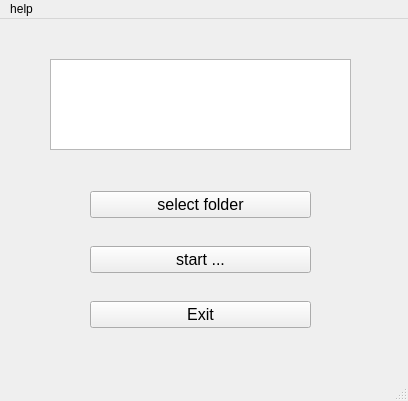
<?xml version="1.0" encoding="UTF-8"?>
<ui version="4.0">
 <class>MainWindow</class>
 <widget class="QMainWindow" name="MainWindow">
  <property name="geometry">
   <rect>
    <x>0</x>
    <y>0</y>
    <width>408</width>
    <height>401</height>
   </rect>
  </property>
  <property name="windowTitle">
   <string>MainWindow</string>
  </property>
  <widget class="QWidget" name="centralwidget">
   <widget class="QTextEdit" name="display">
    <property name="geometry">
     <rect>
      <x>50</x>
      <y>40</y>
      <width>301</width>
      <height>91</height>
     </rect>
    </property>
   </widget>
   <widget class="QWidget" name="">
    <property name="geometry">
     <rect>
      <x>90</x>
      <y>150</y>
      <width>221</width>
      <height>181</height>
     </rect>
    </property>
    <layout class="QVBoxLayout" name="verticalLayout">
     <item>
      <widget class="QPushButton" name="btn_1">
       <property name="font">
        <font>
         <pointsize>12</pointsize>
        </font>
       </property>
       <property name="text">
        <string>select folder</string>
       </property>
      </widget>
     </item>
     <item>
      <widget class="QPushButton" name="btn_2">
       <property name="font">
        <font>
         <pointsize>12</pointsize>
        </font>
       </property>
       <property name="text">
        <string>start ...</string>
       </property>
      </widget>
     </item>
     <item>
      <widget class="QPushButton" name="btn_3">
       <property name="font">
        <font>
         <pointsize>12</pointsize>
        </font>
       </property>
       <property name="text">
        <string>Exit</string>
       </property>
      </widget>
     </item>
    </layout>
   </widget>
  </widget>
  <widget class="QMenuBar" name="menubar">
   <property name="geometry">
    <rect>
     <x>0</x>
     <y>0</y>
     <width>408</width>
     <height>24</height>
    </rect>
   </property>
   <widget class="QMenu" name="menuhelp">
    <property name="title">
     <string>help</string>
    </property>
    <widget class="QMenu" name="menuabout">
     <property name="title">
      <string>about</string>
     </property>
     <addaction name="actionIt_places_each_file_in_its_own_folder"/>
    </widget>
    <addaction name="menuabout"/>
   </widget>
   <addaction name="menuhelp"/>
  </widget>
  <widget class="QStatusBar" name="statusbar"/>
  <action name="actionIt_places_each_file_in_its_own_folder">
   <property name="text">
    <string>It places each file in its own folder.</string>
   </property>
  </action>
 </widget>
 <resources/>
 <connections/>
</ui>
